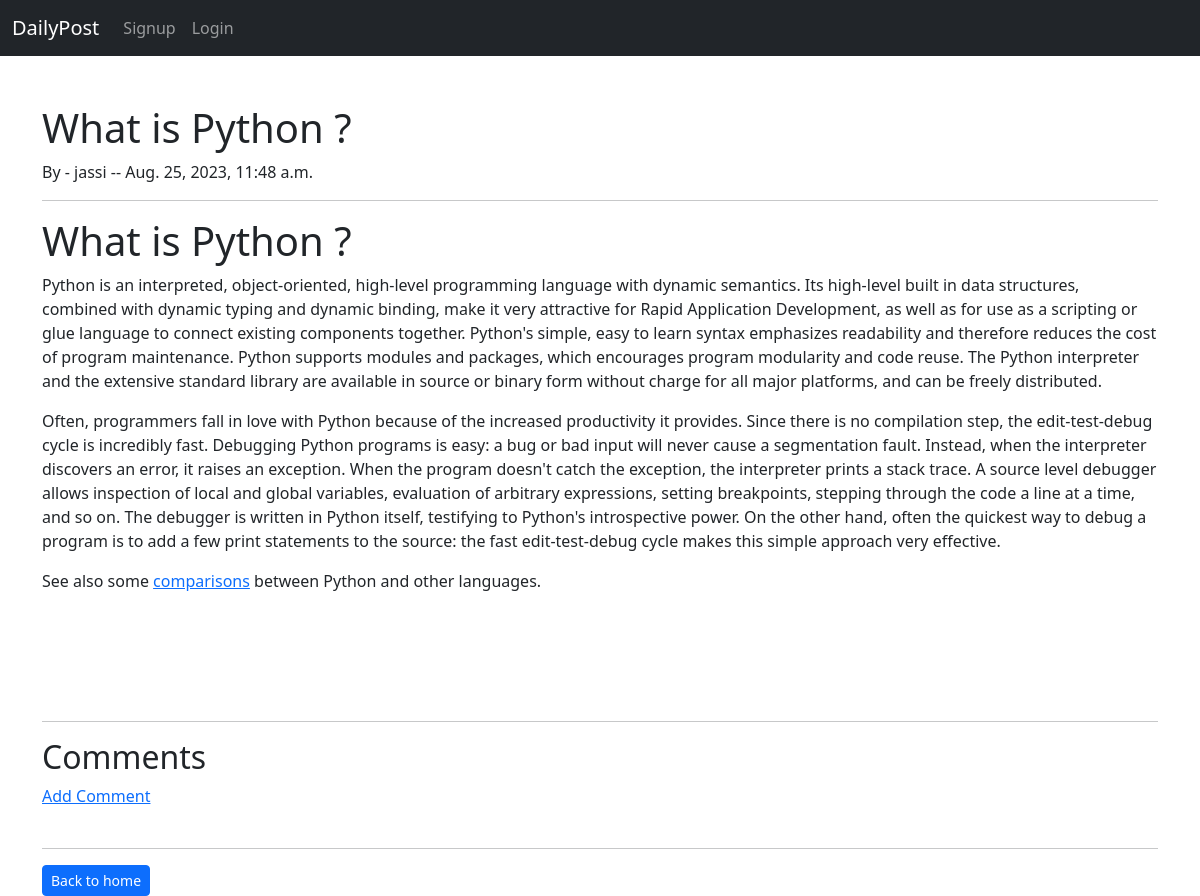
/blogdetail/9, run on the app's committed database.
### app/models.py (models this page shows, shortened)
class Blog(models.Model):
    title = models.CharField(max_length=255)
    author = models.ForeignKey(User, on_delete=models.CASCADE)
    content = models.TextField()
    created_at = models.DateTimeField(auto_now_add=True)

### app/views.py (the view)
# urls.py: path("blogdetail/",BlogDetailView.as_view(),name='blogdetail'),
class BlogDetailView(DetailView):
    model = Blog
    template_name = 'index/readmore.html'

### app/templates/index/readmore.html (shortened to what this page needs)
{% extends 'base/base.html' %}
{% block content %}
<div class="container mt-5">
    <h1>{{blog.title}}</h1>
    By - {{blog.author}} -- {{blog.created_at}}
    <br>
    <hr>
    {{blog.content | safe}}
    <br>
    <br><br><br>
    <hr>
    <h2>Comments </h2>
    {% if not blog.comments.all %}
        <Strong>No Comment Yet...</Strong><a href="{% url 'addcomment' blog.pk %}">Add One</a>
        {% else %}
        <a href="{% url 'addcomment' blog.pk %}">Add Comment</a><br>
            {% endif %}
            <br>
            <hr>
    <a href="{% url 'home'%}" class='btn btn-primary btn-sm'>Back to home</a>
</div>
{% endblock content %}

### data on the page
Blog: title "What is Python ?", author "jassi", created_at "Aug. 25, 2023, 11:48 a.m.", content "What is Python ? Python is an interpreted, object-oriented, high-level programming language with dynamic semantics. Its high-level built in data structures, combined with dynamic typing and dynamic binding, make it very attractive for Rapid Application Development, as well as for use as a scripting or glue language to connect existing components together. Python's simple, easy to learn syntax emphasizes readability and therefore reduces the cost of program maintenance. Python supports modules and packages, which encourages program modularity and code reuse. The Python interpreter and the extensive standard library are available in source or binary form without charge for all major…"
